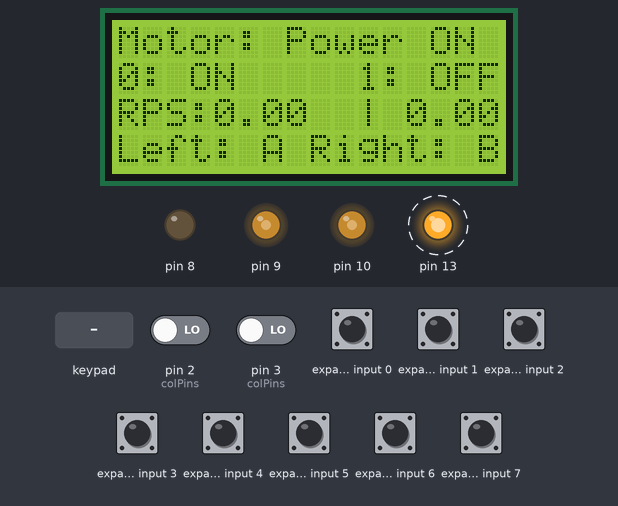
This program was run on a simulated Arduino Uno, built with avr-gcc and run on an emulated ATmega328P. Parts: 16×4 character LCD, output pins drawn as LEDs (lit = HIGH). Wiring (inferred from the names in the program): PCF8575 port expander at I2C address 0x20. Dashed ring = blinking. The inputs (shaded band) are chosen by the test bench; at power-on: expander input 0–7 HIGH, pin 2 (colPins), pin 3 (colPins) LOW. What the program prints to the serial monitor is not drawn.

Above: at 0.9 s.
1.0 s: keypad keys 0 1 2 3 D pressed 0.4 s apart
At 2.9 s:
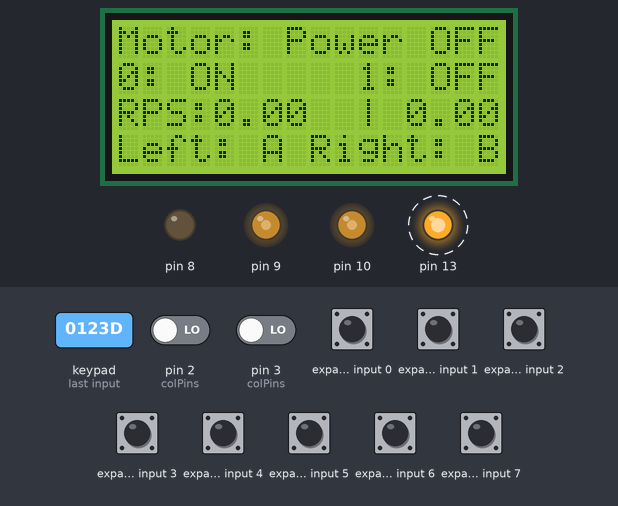
4.5 s: pin 2 (colPins) driven HIGH
At 4.9 s:
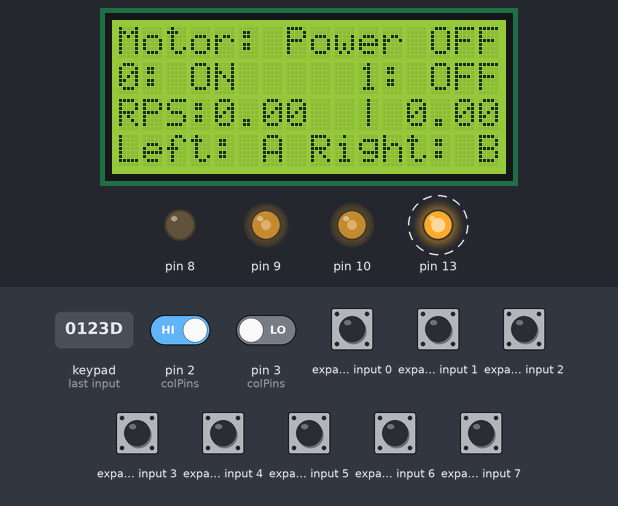
7.5 s: pin 3 (colPins) driven HIGH
At 7.9 s:
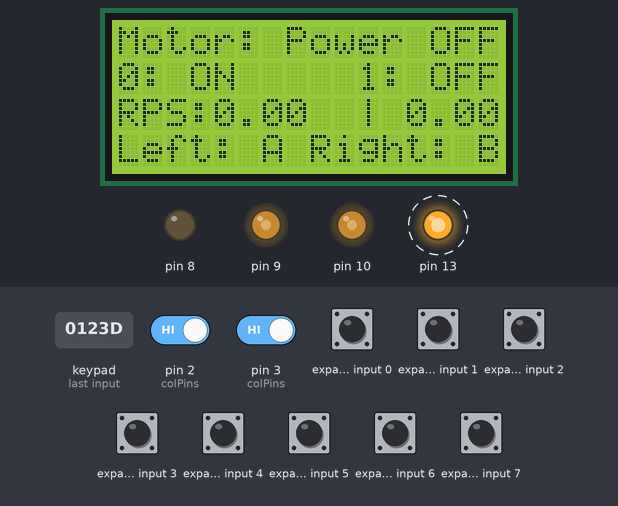
Timing chart, 0 to 16.5 s (numbered marks = the images above; inputs shaded):
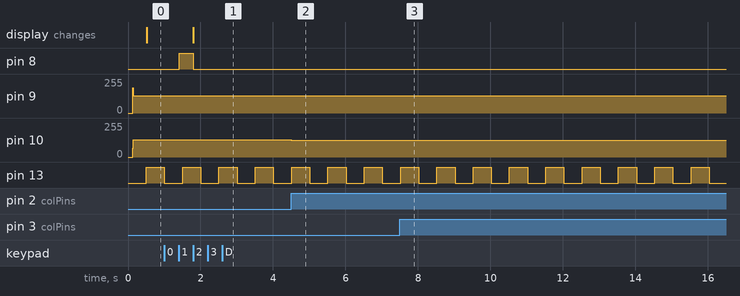

Measured:
- after the input at 1.0 s, pin 8: LOW → HIGH after 0.41 s, → LOW 0.39 s later; the display: changes after 0.80 s (image 1)
- after the input at 4.5 s, pin 9: 128/255 → 129/255 at once, → 128/255 0.01 s later; pin 10: 128/255 → 127/255 at once
- after the input at 7.5 s, pin 9: 128/255 → 129/255 at once; pin 10: 127/255 → 126/255 at once
- by itself, pin 13: alternates HIGH for 0.50 s and LOW for 0.50 s

The program:

main.cpp
```cpp
#include <Arduino.h>
// Keypad Library
#include <Keypad_I2C.h>
#include <Keypad.h>
#include <Wire.h>
#define KEYPAD_ADDR 0x20

// LCD Library
#include <LiquidCrystal_I2C.h>
#define LCD_col 16
#define LCD_lin 4
#define LCD_ADDR 0x38

/*
  PI Controller
  - PI_B0: Proportional gain
  - PI_B1: Derivative gain
  - PulsePerRevolution: Number of pulses per revolution of the motor
  - MAXSPD: Maximum velocity of the motor
  - MINSPD: Minimum velocity of the motor
  - Equation:
    - G(z) = (PI_B0 * ( z - PI_B1 ) ) / (z-1)
    - Voltage = Voltage_dot + PI_B0 * Error + PI_B1 * Error_dot
*/
#define PI_B0 0.4556
#define PI_B1 -0.2419
const float PulsePerRevolution = 4*11*45; // (4 INTS per encoder pulses) * (11 Encoder pulses per revolution) * (45 gearbox ratio)
#define MAX_SPD 2.0
#define MIN_SPD -2.0
#define SPD_STEP 0.2

enum Direction_E{
  Forward = 1,
  Backward = -1,
  None = 0
};

void printHome();
void configTimer1(uint16_t comp_A, uint16_t comp_B);
void configInput();

// ============ Keypad  Config ====================================
const uint8_t ROWS = 4;           // number of keypad lines
const uint8_t COLS = 4;           // number of keypad columns
uint8_t keys[ROWS][COLS] = {      // key specification
  {'1','2','3','A'},
  {'4','5','6','B'},
  {'7','8','9','C'},
  {'*','0','#','D'}
};
uint8_t rowPins[ROWS] = {4, 5, 6, 7}; //connection to the row pinouts of the keypad
uint8_t colPins[COLS] = {0, 1, 2, 3}; //connection to the column pinouts of the keypad
TwoWire *jwire = &Wire;
Keypad_I2C kpd(makeKeymap(keys), rowPins, colPins, ROWS, COLS, KEYPAD_ADDR, PCF8574, jwire);

// ========== LCD Config =======================================
LiquidCrystal_I2C lcd(LCD_ADDR,LCD_col,LCD_lin);

// ========== Global Variables ==================================
uint16_t inputCounter, timerCounter, comp_A;
float velocity, rpsConversion, PI_Error, voltage_PI, velocityRef;
Direction_E direction;

int main(){

  cli(); // disable global interrupts
  // ============ ATMega Initiate ====================================

  init(); // Call ATMega initialization functions

  //Debug
  Serial.begin(9600);
  Serial.println("Starting");

  // Initiate the peripherals
  jwire->begin(); // Initiate the I2C bus
  kpd.begin(); // Initiate the keypad
  lcd.begin(LCD_col,LCD_lin); // Initiate the LCD
  printHome(); // Print the home screen

  // Configure the ports
  PORTB = 0x00; // Reset the PORTB pins
  DDRB = (1<<PB0)|(1<<PB1)|(1<<PB2)|(1<<PB5); // Set PB0, PB1, PB2 and PB5 as output

  configInput();
  configTimer1(1200, 400); // Initiate the timer 1


  // Initiate the variables
  rpsConversion = 1.0/PulsePerRevolution*100;
  Serial.println(rpsConversion);
  timerCounter = inputCounter = 0;
  velocityRef = velocity = 0;
  direction = None;
  char key;
  uint32_t time = 1;

  // ================================================
  sei(); // enable global interrupts

  while(1){

    key = kpd.getKey();
    if (key != NO_KEY){
      switch (key)
      {
        case '2':
          // Turn the motor off
          lcd.setCursor(16-3,0);
          lcd.print("OFF");
          PORTB &= ~(1<<PB0); // Set PB0 to 0
          break;
        case '1':
          // Turn the motor on
          lcd.setCursor(16-3,0);
          lcd.print("ON ");
          PORTB |= (1<<PB0); // Set PB0 to 1
          break;
        case 'A':
          // Increase the reference velocity
          velocityRef += SPD_STEP;
          if (velocityRef > MAX_SPD) velocityRef = MAX_SPD;
          break;
        case 'B':
          // Decrease the reference velocity
          velocityRef -= SPD_STEP;
          if (velocityRef < MIN_SPD) velocityRef = MIN_SPD;
          break;
        default:
          break;
      }
    }

    if(millis() - time > 500){
      // Print the velocity and the reference velocity
      PORTB ^= (1<<PB5);
      time = millis();
      lcd.setCursor(16+4,0);
      lcd.print(velocity);
      lcd.setCursor(16+9,0);
      lcd.print(" | ");
      lcd.setCursor(16+12,0);
      lcd.print(velocityRef);
    }
  }

  return 0;
}

/**
 * @brief Initiliaze the LCD
*/
void printHome(){

  lcd.backlight();               // turn on the LCD backlight
  lcd.clear();                   // clears the LCD screen and positions the cursor in the upper-left corner
  lcd.setCursor(0,0);            // moves the cursor at the beginning of the first line
  // lcd.print("Control Motor   ");
  lcd.print("Motor: Power ON ");
  lcd.setCursor(0,1);            // moves the cursor at the beginning of the second line
  lcd.print("0: ON     1: OFF");
  lcd.setCursor(16,0);            // moves the cursor at the beginning of the third line
  lcd.print("RPS:            ");
  lcd.setCursor(16,1);            // moves the cursor at the beginning of the fourth line
  lcd.print("Left: A Right: B");
}

/**
 * @brief Configure the timer 1
 * @param comp_A Compare value for the output A
 * @param comp_B Compare value for the output B
*/
void configTimer1(uint16_t comp_A, uint16_t comp_B){

  /*
    Config Timer 1
    - Wave Generation Mode 10 (PWM Phase Correct)
    - Compare Output Mode 1A (Clear on Compare Match, Set at BOTTOM)
    - Compare Output Mode 1B (Clear on Compare Match, Set at BOTTOM)
    - Clock speed 16MHz
  */
  TCCR1A = (1 << COM1A1) | (1 << COM1B1) | (1 << WGM11); // Set the compare output mode for A and B
  TCCR1B = (1 << WGM13) | (1 << CS10); // Set the wave generation mode and the clock speed

  // Set the compare values for input A and B
  OCR1A = comp_A;  OCR1B = comp_B;

  TIMSK1=0x01; // enable overflow interrupt
  ICR1=1600; // 16MHz/1600=10kHz
  TCNT1=0; // clear the timer counter
}

/**
 * @brief Configure the input INT0 and INT1 interrupts
*/
void configInput(){
  // Set the interrupt to trigger on the falling edge and rising edge
  EICRA = (1 << ISC10) | (1 << ISC00);

  // Enable interrupts for INT0 and INT1
  EIMSK = (1<<INT0)|(1<<INT1);
}


// Interrupt Service Routines for INT0
ISR(INT0_vect){
  // Register the motor encoder input on the rising edge and falling edge at the input INT0

  inputCounter++;

  // INT0-> PD2 (pin 2 of the Arduino connector)
  if (PIND & (1<<PD2)){
    // If the input 2 and 3 are high the motor is moving forward
    if (PIND & (1<<PD3)) direction = Forward;
    else direction = Backward;
  }
}

// Interrupt Service Routines for INT1
ISR(INT1_vect){
  // Register the motor encoder input on the rising edge and falling edge at the input INT1
  inputCounter++;
}


// Interrupt Service Routines for Timer 1
ISR(TIMER1_OVF_vect){
  /*
    This interrupt is called every 0.1ms (10kHz) and when it's counter reaches 50,
    it computes the velocity of the motor and the PI controller output, updating the
    compare value for the output A and B
  */

  timerCounter++;
  if (timerCounter >= 50){
    // Compute the velocity and the PI controller output
    timerCounter = 0;
    velocity = (float)inputCounter*rpsConversion*direction;
    inputCounter = 0;
    voltage_PI = voltage_PI + (PI_B0 * (velocityRef - velocity) + PI_B1 * PI_Error)*6.2831853;
    if (voltage_PI > 10.8) voltage_PI = 10.8;
    else if (voltage_PI < -10.8) voltage_PI = -10.8;
    PI_Error = (velocityRef - velocity);

    comp_A = 800 + (uint16_t)(voltage_PI*66.6666667);
    OCR1A = comp_A;
    OCR1B = 1600 - comp_A;
  }

}
```

Keypad_I2C.h
```cpp
// (licence header left out)
#ifndef KEYPAD_I2C_H
#define KEYPAD_I2C_H

#include "Keypad.h"
#include "Wire.h"

#define	PCF8574	1	// PCF8574 I/O expander device is 1 byte wide
#define PCF8575 2	// PCF8575 I/O expander device is 2 bytes wide

class Keypad_I2C : public Keypad {
public:
	Keypad_I2C(char* userKeymap, byte* row, byte* col, byte numRows, byte numCols, byte address,
               byte width = 1, TwoWire * awire=&Wire )
		: Keypad(userKeymap, row, col, numRows, numCols) { i2caddr=address; i2cwidth=width; _wire=awire; }


	// Keypad function
	void begin(char *userKeymap);
	// Wire function
	void begin(void);
	// Wire function

	void pin_mode(byte pinNum, byte mode) {}
	void pin_write(byte pinNum, boolean level);
	int  pin_read(byte pinNum);
	// read initial value for pinState
	word pinState_set( );
	// write a whole byte or word (depending on the port expander chip) to i2c port
	void port_write( word i2cportval );

private:
    // I2C device address
    byte i2caddr;
    // I2C port expander device width in bytes (1 for 8574, 2 for 8575)
    byte i2cwidth;
	// I2C pin_write state persistant storage
	// least significant byte is used for 8-bit port expanders
	word pinState;
	TwoWire *_wire;
};


#endif // KEYPAD_I2C_H

/*
|| @changelog
|| |
|| | 3.0 2020-04-06 - Joe Young : support multiple I2C port WireX objects in constructor
|| | 2.0 2013-08-31 - Paul Williamson : Added i2cwidth parameter for PCF8575 support
|| |
|| | 1.0 2012-07-12 - Joe Young : Initial Release
|| #
*/
```

Keypad_I2C.cpp
```cpp
// (licence header left out)
#include "Keypad_I2C.h"

// Let the user define a keymap - assume the same row/column count as defined in constructor
void Keypad_I2C::begin(char *userKeymap) {
    Keypad::begin(userKeymap);
	port_write( 0xffff );			//set to power-up state
	pinState = pinState_set( );
}

// Initialize I2C
void Keypad_I2C::begin(void) {
	port_write( 0xffff );			//set to power-up state
	pinState = pinState_set( );
}


void Keypad_I2C::pin_write(byte pinNum, boolean level) {
	word mask = 1<<pinNum;
	if( level == HIGH ) {
		pinState |= mask;
	} else {
		pinState &= ~mask;
	}
	port_write( pinState );
} // I2CxWrite( )


int Keypad_I2C::pin_read(byte pinNum) {
	word mask = 0x1<<pinNum;
	_wire->requestFrom((int)i2caddr, (int)i2cwidth);
	word pinVal = _wire->read( );
	if (i2cwidth > 1) {
		pinVal |= _wire->read( ) << 8;
	}
	pinVal &= mask;
	if( pinVal == mask ) {
		return 1;
	} else {
		return 0;
	}
}

void Keypad_I2C::port_write( word i2cportval ) {
	_wire->beginTransmission((int)i2caddr);
	_wire->write( i2cportval & 0x00FF);
	if (i2cwidth > 1) {
		_wire->write( i2cportval >> 8 );
	}
	_wire->endTransmission();
	pinState = i2cportval;
} // port_write( )

word Keypad_I2C::pinState_set( ) {
	_wire->requestFrom( (int)i2caddr, (int)i2cwidth );
	pinState = _wire->read( );
	if (i2cwidth > 1) {
		pinState |= _wire->read( ) << 8;
	}
	return pinState;
} // set_pinState( )


/*
|| @changelog
|| |
|| | 3.0 2020-04-06 - Joe Young : multiple WireX param in constructor
|| | 2.0 2013-08-31 - Paul Williamson : Added i2cwidth parameter for PCF8575 support
|| |
|| | 1.0 2012-07-12 - Joe Young : Initial Release
|| #
*/
```
